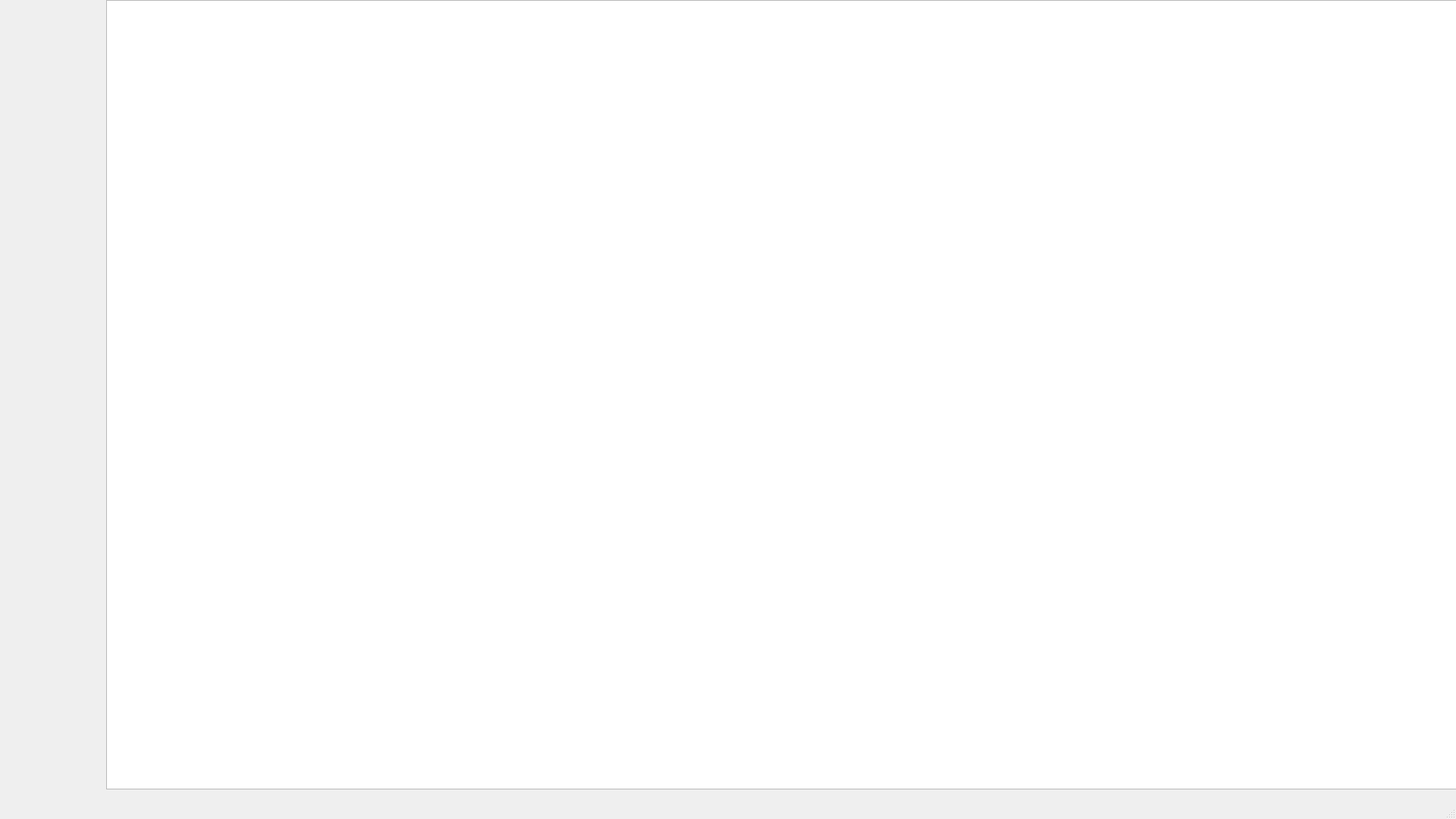
<?xml version="1.0" encoding="UTF-8"?>
<ui version="4.0">
 <class>Manager</class>
 <widget class="QMainWindow" name="Manager">
  <property name="geometry">
   <rect>
    <x>0</x>
    <y>0</y>
    <width>1920</width>
    <height>1080</height>
   </rect>
  </property>
  <property name="windowTitle">
   <string>Manager</string>
  </property>
  <widget class="QWidget" name="centralwidget">
   <widget class="QTreeView" name="file_system">
    <property name="geometry">
     <rect>
      <x>140</x>
      <y>0</y>
      <width>1781</width>
      <height>1041</height>
     </rect>
    </property>
   </widget>
  </widget>
  <widget class="QMenuBar" name="menubar">
   <property name="geometry">
    <rect>
     <x>0</x>
     <y>0</y>
     <width>1920</width>
     <height>21</height>
    </rect>
   </property>
  </widget>
  <widget class="QStatusBar" name="statusbar"/>
 </widget>
 <resources/>
 <connections/>
</ui>
